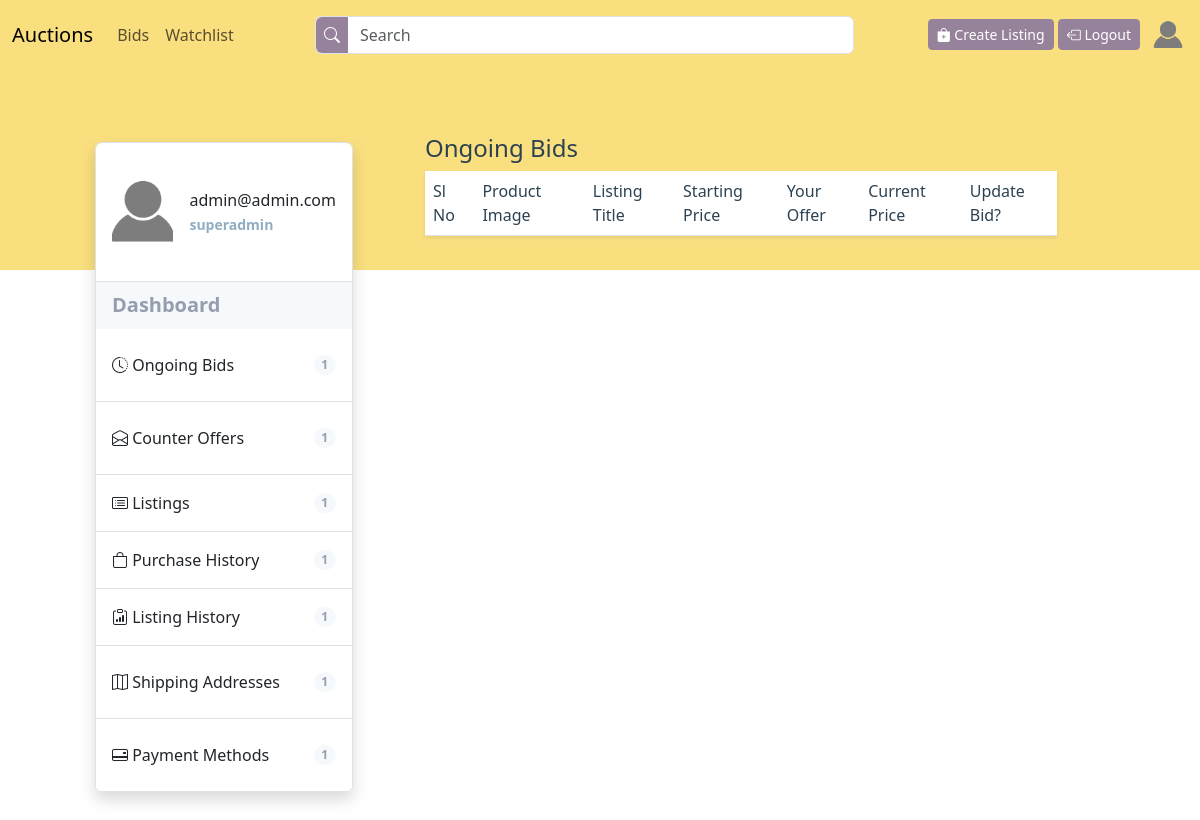
The page /ongoing-bids (signed in) on the database as committed earlier.
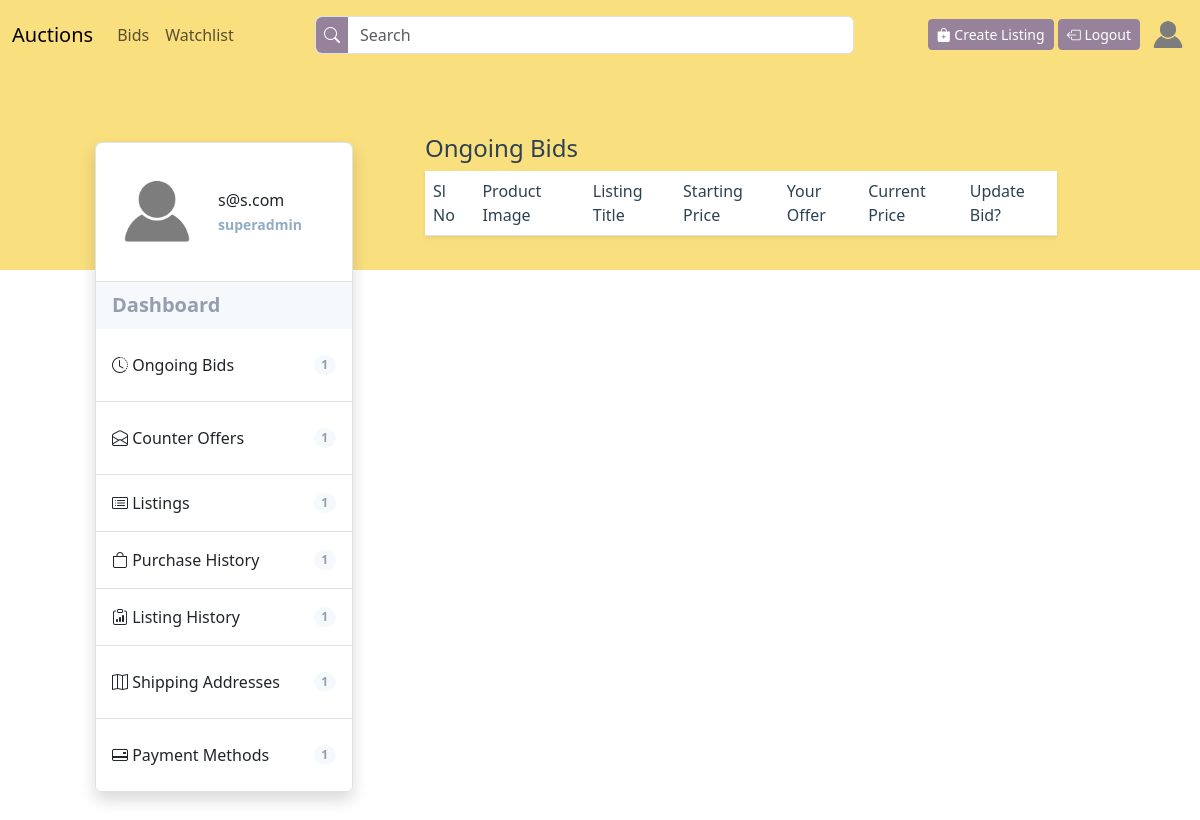
The same page on the database as committed later.
### users/models.py (models this page shows, shortened)
class User(AbstractUser):
    email = models.EmailField(unique=True)
    watchlist = models.ManyToManyField(
        'auctions.Listing')
    is_oauth_registered = models.BooleanField(default=False)
    display_picture = models.ImageField(
        upload_to='display-pictures/', max_length=250, default='display-pictures/default-dp.png')
    email_verification_token = models.CharField(
        max_length=200, null=True, blank=True)
    forget_password_token = models.CharField(
        max_length=200, null=True, blank=True)
    previous_email = models.EmailField(null=True, default=None)

### auctions/views.py (the view)
# urls.py: path("ongoing-bids", views.ongoing_bids, name="ongoing-bids"),
@login_required(login_url=settings.LOGIN_URL)
def ongoing_bids(request):
    bids = Bid.objects.filter(buyer=request.user)
    ongoing_bids = bids.filter(
        listing__active=True, listing__buying_format=Listing.BuyingFormat.AUCTION)
    return render(request, "auctions/ongoing-bids.html", {
        "ongoing_bids": ongoing_bids,
    })

### auctions/templates/auctions/ongoing-bids.html (shortened to what this page needs)
{% extends "users/profile-layout.html" %}
{% block child%}
<h4 class="header-4 user-pages-header">Ongoing Bids</h4>
<table class="table table-hover shadow-sm" id="ongoing-offers-table">
    <thead class="align-top table-header">
        <tr>
            <th scope="col">Sl No</th>
            <th scope="col">Product Image</th>
            <th scope="col">Listing Title</th>
            <th scope="col">Starting Price</th>
            <th scope="col">Your Offer</th>
            <th scope="col">Current Price</th>
            <th scope="col">Update Bid?</th>
        </tr>
    </thead>
</table>
{% endblock child %}

### users/templates/users/profile-layout.html (shortened to what this page needs)
{% extends "auctions/layout.html" %}
{% block body %}
<div class="container-fluid p-5 overlap-container">
    <div class="row align-items-start justify-content-center">
        <div class="col-xl-3 col-12 mt-xl-4 mt-4">
            <ul class="list-group list-group-flush border rounded shadow">
                <li class="list-group-item d-flex justify-content-start align-items-center py-4 border-none">
                    <img src="{{user.display_picture.url}}" class="thumbnail-image">
                    <div class="ms-3 fw-medium">
                        {{request.user.email}}
                        <br>
                        <small class="fw-bold highlighted-text">{{request.user.username}}</small>
                    </div>
                </li>
                <li class="list-group-item list-bg d-flex justify-content-between align-items-center fw-bold lead">
                    Dashboard
                </li>
                <li class="list-group-item list">
                    <a class="d-flex justify-content-between align-items-center lead py-3 fs-6"
                        href="{% url 'ongoing-bids' %}">
                        <span><i class="bi bi-clock-history"></i> Ongoing Bids</span>
                        <span class="badge badge-bd rounded-pill">1</span>
                    </a>
                </li>
                <li class="list-group-item list">
                    <a class="d-flex justify-content-between align-items-center lead py-3 fs-6"
                        href="{% url 'counter-offers' %}">
                        <span><i class="bi bi-envelope-open"></i> Counter Offers</span>
                        <span class="badge badge-bd rounded-pill">1</span>
                    </a>
                </li>
                <li class="list-group-item list d-flex justify-content-between align-items-center lead py-3 fs-6">
                    <span><i class="bi bi-card-list"></i> Listings </span>
                    <span class="badge badge-bd rounded-pill">1</span>
                </li>
                <li class="list-group-item list d-flex justify-content-between align-items-center lead py-3 fs-6">
                    <span><i class="bi bi-bag"></i> Purchase History</span>
                    <span class="badge badge-bd rounded-pill">1</span>
                </li>
                <li class="list-group-item list d-flex justify-content-between align-items-center lead py-3 fs-6">
                    <span><i class="bi bi-clipboard-data"></i> Listing History</span>
                    <span class="badge badge-bd rounded-pill">1</span>
                </li>
                <li class="list-group-item list">
                    <a class="d-flex justify-content-between align-items-center lead py-3 fs-6"
                        href="{% url 'view-shipping-address' %}">
                        <span><i class="bi bi-map"></i> Shipping Addresses</span>
                        <span class="badge badge-bd rounded-pill">1</span>
                    </a>
                </li>
                <li class="list-group-item list">
                    <a class="d-flex justify-content-between align-items-center lead py-3 fs-6"
                        href="{% url 'view-payment-methods' %}">
                        <span><i class="bi bi-credit-card-2-back"></i> Payment Methods</span>
                        <span class="badge badge-bd rounded-pill">1</span>
                    </a>
                </li>
            </ul>
        </div>
        <div class="col-xl-8 col-12 mt-xl-0 mt-5">
            <div class="px-xl-5 px-0 py-3" id="user-profile-content-container">
                {% block child %}
                {% endblock child%}
            </div>
        </div>
    </div>
</div>
{% endblock %}

### auctions/templates/auctions/layout.html (shortened to what this page needs)
{% load static %}
<!DOCTYPE html>
<html lang="en">
<head>
    <link href="https://cdn.jsdelivr.net/npm/bootstrap@5.3.2/dist/css/bootstrap.min.css" rel="stylesheet"
>
    <link href="{% static 'commerce/styles.css' %}" rel="stylesheet">
    <link rel="stylesheet" href="https://cdn.jsdelivr.net/npm/sweetalert2@11.0.19/dist/sweetalert2.min.css">
    <link rel="stylesheet" href="https://cdn.jsdelivr.net/npm/bootstrap-icons@1.11.2/font/bootstrap-icons.min.css">
</head>
<body>
    <nav class="navbar navbar-expand-lg sticky-top bg-background-tertiary" style="background-color: var(--nav);">
        <div class="container-fluid">
            <a class="navbar-brand" href="{% url 'index' %}">Auctions</a>
            <div class="collapse navbar-collapse" id="navbarSupportedContent">
                <ul class="navbar-nav me-auto mb-2 mb-lg-0">
                    {% if user.is_authenticated %}
                    <li class="nav-item">
                        <a class="nav-link" href="{% url 'user_bids' %}">Bids</a>
                    </li>
                    <li class="nav-item">
                        <a class="nav-link" href="{% url 'index' %}">Watchlist</a>
                    </li>
                    {% endif %}
                </ul>
                <form class="d-flex w-50 me-auto my-2 form-control p-0" role="search" action="{% url 'search' %}"
                    menthod="POST">
                    <button type="submit" style="background-color: var(--custom-secondary); border-width: 0px;"
                        class="text-white rounded-start px-2"><i class="bi bi-search"></i>
                    </button>
                    <input class="form-control w-100 ms-0" type="search" placeholder="Search" aria-label="Search"
                        style="border-width: 0px;">
                </form>
                <div class="float-lg-end float-start">
                    <a class="btn btn-secondary btn-sm mt-1" href="{% url 'create-listing' %}"><i
                            class="bi bi-bag-plus-fill"></i>
                        Create Listing</a>
                    {% if user.is_authenticated %}
                    <a class="btn btn-secondary btn-sm mt-1" href="{% url 'logout' %}"><i
                            class="bi bi-box-arrow-left"></i>
                        Logout</a>
                    {% else %}
                    <a class="btn btn-secondary btn-sm mt-1" href="{% url 'login' %}"><i
                            class="bi bi-box-arrow-in-right"></i> Login</a>
                    <a class="btn btn-secondary btn-sm mt-1" href="{% url 'register' %}"><i
                            class="bi bi-person-plus-fill"></i> Register</a>
                    {% endif %}
                    {% if user.is_authenticated %}
                    <a class="ms-2 ali float-end" href="{% url 'profile' %}">
                        <div style="width: 40px; height: 40px; overflow: hidden; border-radius: 50%;">
                            <img src="{{user.display_picture.url}}"
                                style="height:100%; width: 100%; object-fit: cover;">
                        </div>
                    </a>
                </div>
                {% endif %}
            </div>
        </div>
    </nav>
    {% block body %}
    {% endblock %}
</body>
</html>

Rows that differ between the two databases and show on the page:
changed User "superadmin": user.email "admin@admin.com" → "s@s.com"
